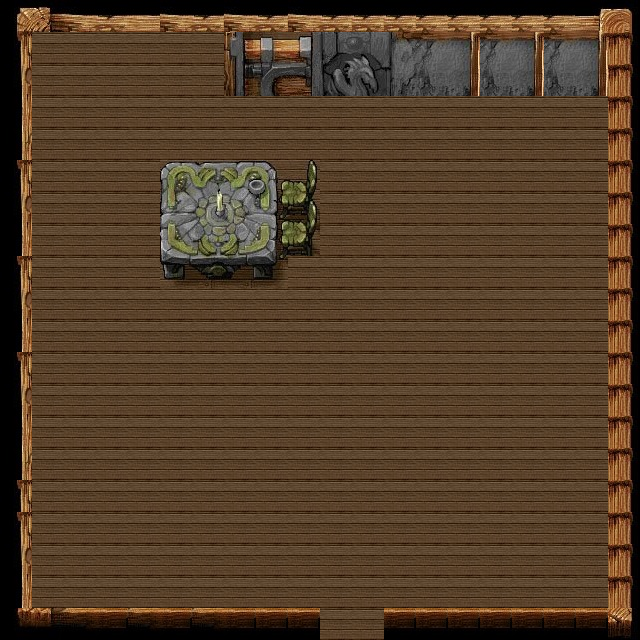

Below is a game level as drawn by its tile map, then a one-line description and the .tmx file that defines it, in full:
An orthogonal 20x20 tile map with 32x32 px tiles, 1 tile layer (Tile Layer 1).

<map version="1.0" tiledversion="1.0.3" orientation="orthogonal" renderorder="right-down" width="20" height="20" tilewidth="32" tileheight="32" nextobjectid="1">
 <tileset firstgid="1" source="room.tsx" />
 <layer name="Tile Layer 1" width="20" height="20">
  <data encoding="csv">
1,2,3,4,5,3,4,3,4,3,4,4,4,13,13,13,13,13,14,15,
17,149,149,149,149,149,149,23,24,25,26,27,28,29,30,29,30,29,30,31,
33,149,149,149,149,149,149,39,40,41,42,43,44,45,46,45,46,45,46,31,
49,149,149,149,149,149,149,149,149,149,149,149,149,149,149,149,149,149,149,31,
65,149,149,149,149,149,149,149,149,149,149,149,149,149,149,149,149,149,149,31,
17,149,149,149,149,85,86,87,88,89,149,149,149,149,149,149,149,149,149,31,
33,149,149,149,149,101,102,103,104,105,149,149,149,149,149,149,149,149,149,31,
49,149,149,149,149,117,118,119,120,121,149,149,149,149,149,149,149,149,149,31,
17,149,149,149,149,133,134,135,136,149,149,149,149,149,149,149,149,149,149,31,
33,149,149,149,149,149,149,149,149,149,149,149,149,149,149,149,149,149,149,31,
49,149,149,149,149,149,149,149,149,149,149,149,149,149,149,149,149,149,149,31,
17,149,149,149,149,149,149,149,149,149,149,149,149,149,149,149,149,149,149,31,
33,149,149,149,149,149,149,149,149,149,149,149,149,149,149,149,149,149,149,31,
49,149,149,149,149,149,149,149,149,149,149,149,149,149,149,149,149,149,149,31,
65,149,149,149,149,149,149,149,149,149,149,149,149,149,149,149,149,149,149,31,
17,149,149,149,149,149,149,149,149,149,149,149,149,149,149,149,149,149,149,31,
17,149,149,149,149,149,149,149,149,149,149,149,149,149,149,149,149,149,149,31,
33,149,149,149,149,149,149,149,149,149,149,149,149,149,149,149,149,149,149,31,
49,149,149,149,149,149,149,149,149,149,149,149,149,149,149,149,149,149,149,31,
209,210,211,212,211,212,211,212,212,212,149,149,212,212,212,212,212,212,212,159
</data>
 </layer>
</map>
